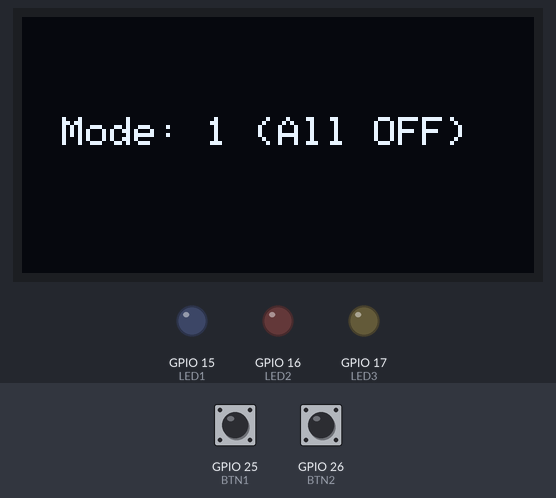
The program below on a simulated ESP32. Shown: 128×64 one-colour display, output pins drawn as LEDs (lit = HIGH). The test bench sets the inputs (shaded band); at power-on: GPIO 25 (BTN1) HIGH, GPIO 26 (BTN2) HIGH.

Above: at 1.2 s.
1.3 s: GPIO 25 (BTN1) pulled LOW for 0.15 s
At 1.51 s:
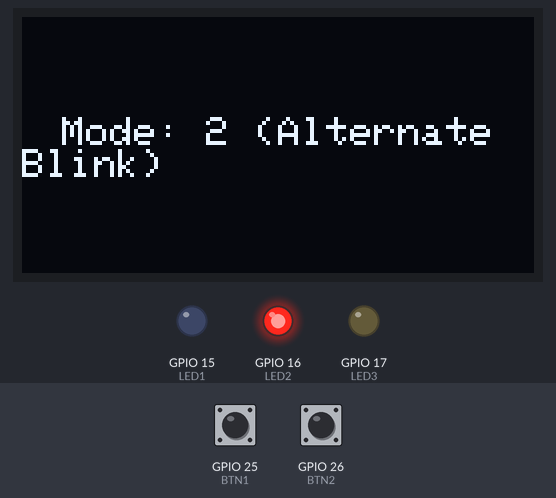
2.0 s: GPIO 25 (BTN1) pulled LOW for 1 s
At 3.2 s:
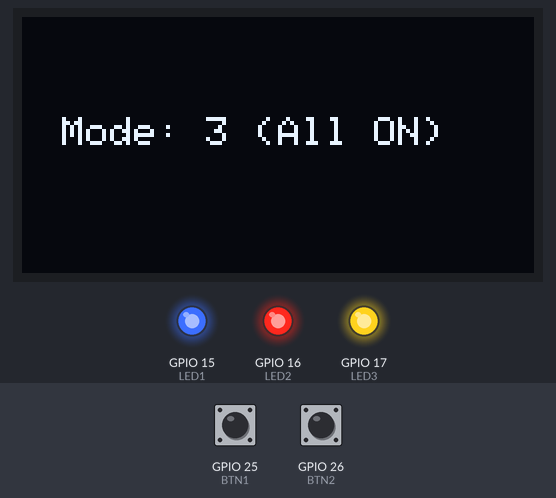
4.5 s: GPIO 26 (BTN2) pulled LOW for 0.15 s
At 5.3 s:
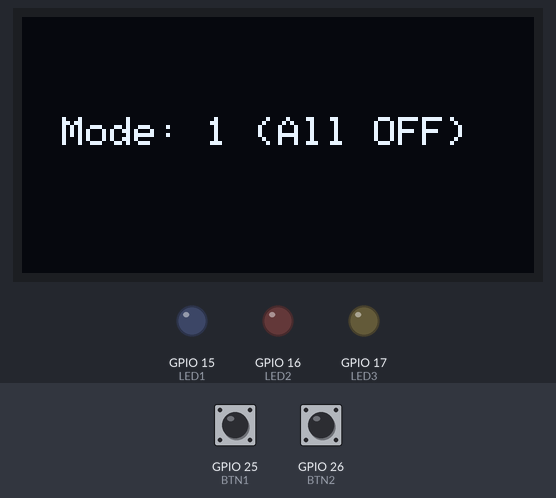
6.1 s: GPIO 25 (BTN1) pulled LOW for 0.15 s
At 6.66 s:
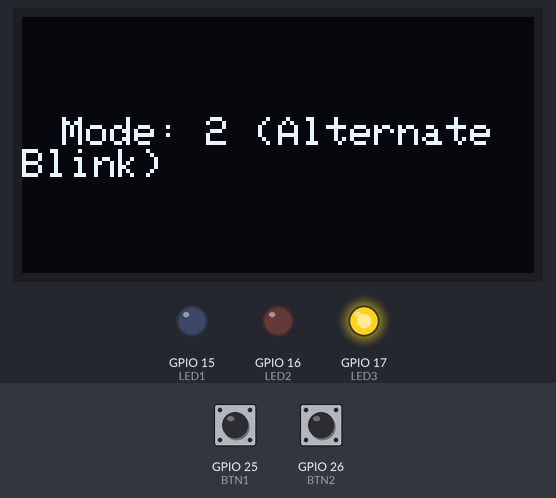
6.8 s: GPIO 25 (BTN1) pulled LOW for 3.2 s
At 7.0 s:
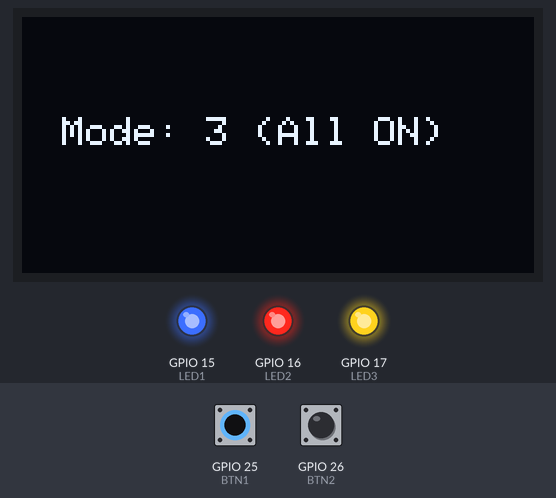
10.6 s: GPIO 26 (BTN2) pulled LOW for 1 s
At 11.1 s:
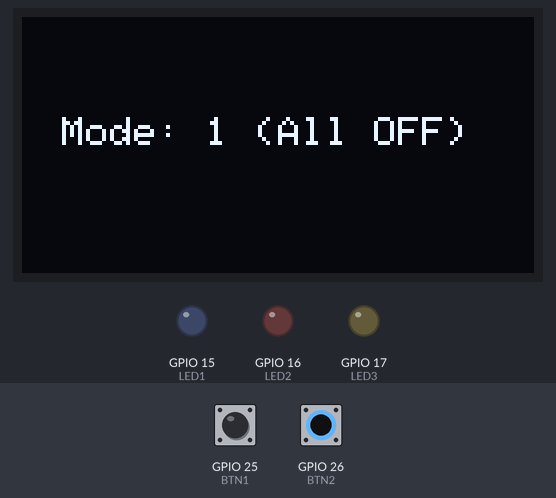
Timing chart, 0 to 13.6 s (numbered marks = the images above; inputs shaded):
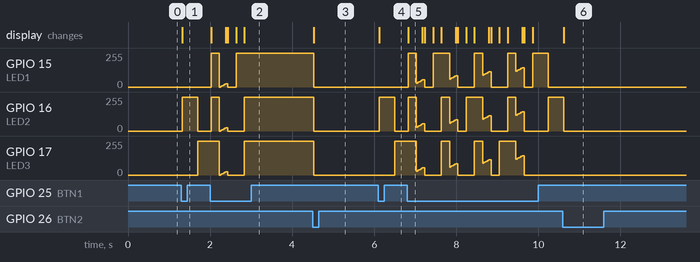

Measured:
- after the input at 1.3 s, GPIO 16 (LED2): 0/255 → 255/255 at once, → 0/255 0.37 s later; GPIO 17 (LED3): 0/255 → 255/255 after 0.40 s; the display: changes at once (image 1)
- after the input at 2.0 s, the display: changes at once (image 2)
- after the input at 4.5 s, GPIO 15 (LED1), GPIO 16 (LED2), GPIO 17 (LED3): 255/255 → 0/255 at once; the display: changes at once (image 3)
- after the input at 6.1 s, GPIO 16 (LED2): 0/255 → 255/255 at once, → 0/255 0.37 s later; GPIO 17 (LED3): 0/255 → 255/255 after 0.40 s; the display: changes at once (image 4)
- after the input at 6.8 s, the display: changes at once (image 5)
- after the input at 10.6 s, GPIO 15 (LED1), GPIO 17 (LED3): stops changing and stays 0/255; GPIO 16 (LED2): goes on until 10.6 s, then stays 0/255; the display: changes at once (image 6)

The program:

main.cpp
```cpp
// Title: Use One Button to cycle through LED Modes
// Name:Ahmad Bin Zia
// Roll no: 23-NTU-CS-1008

#include <Arduino.h>
#include <Adafruit_GFX.h>
#include <Adafruit_SSD1306.h>

#define SCREEN_WIDTH 128
#define SCREEN_HEIGHT 64
#define OLED_RESET -1
Adafruit_SSD1306 display(SCREEN_WIDTH, SCREEN_HEIGHT, &Wire, OLED_RESET);

// Pins setup:
#define LED1 15
#define LED2 16
#define LED3 17
#define BTN1 25
#define BTN2 26

int mode = 0;
unsigned long previousMillis = 0;
int ledState = 0;
int fadeValue = 0;
int fadeDir = 1;

// Debounce variables
unsigned long lastDebounceTime1 = 0;
unsigned long lastDebounceTime2 = 0;
const unsigned long debounceDelay = 200;

// Function declaration
void showMode();

void setup() {
  pinMode(LED1, OUTPUT);
  pinMode(LED2, OUTPUT);
  pinMode(LED3, OUTPUT);
  pinMode(BTN1, INPUT_PULLUP);
  pinMode(BTN2, INPUT_PULLUP);

  // Display
  display.begin(SSD1306_SWITCHCAPVCC, 0x3C);
  display.clearDisplay();
  display.setTextSize(1);
  display.setTextColor(WHITE);
  display.setCursor(10, 25);
  display.print("Mode: 1 (All OFF)");
  display.display();
}

void loop() {
  unsigned long currentMillis = millis();

  // --- Button 1 (Cycle mode) ---
  if (digitalRead(BTN1) == LOW && (currentMillis - lastDebounceTime1) > debounceDelay) {
    lastDebounceTime1 = currentMillis;
    mode = (mode + 1) % 4;  // cycle through 0-3
    showMode();
  }

  // --- Button 2 (Reset to OFF) ---
  if (digitalRead(BTN2) == LOW && (currentMillis - lastDebounceTime2) > debounceDelay) {
    lastDebounceTime2 = currentMillis;
    mode = 0;
    showMode();
  }

  switch (mode) {
    case 0: // All OFF
      digitalWrite(LED1, LOW);
      digitalWrite(LED2, LOW);
      digitalWrite(LED3, LOW);
      break;

    case 1: // Alternate blink (LEDs take turns)
      if (currentMillis - previousMillis >= 400) {
        previousMillis = currentMillis;
        ledState = (ledState + 1) % 3;
        digitalWrite(LED1, ledState == 0 ? HIGH : LOW);
        digitalWrite(LED2, ledState == 1 ? HIGH : LOW);
        digitalWrite(LED3, ledState == 2 ? HIGH : LOW);
      }
      break;

    case 2: // All ON
      digitalWrite(LED1, HIGH);
      digitalWrite(LED2, HIGH);
      digitalWrite(LED3, HIGH);
      break;

    case 3: // PWM Fade (all fade together)
      analogWrite(LED1, fadeValue);
      analogWrite(LED2, fadeValue);
      analogWrite(LED3, fadeValue);
      fadeValue += fadeDir * 5;
      if (fadeValue <= 0 || fadeValue >= 255) fadeDir *= -1;
      delay(30); // okay here, not affecting buttons anymore
      break;
  }
}

void showMode() {
  display.clearDisplay();
  display.setCursor(10, 25);
  switch (mode) {
    case 0: display.print("Mode: 1 (All OFF)"); break;
    case 1: display.print("Mode: 2 (Alternate Blink)"); break;
    case 2: display.print("Mode: 3 (All ON)"); break;
    case 3: display.print("Mode: 4 (PWM Fade)"); break;
  }
  display.display();
}
```
